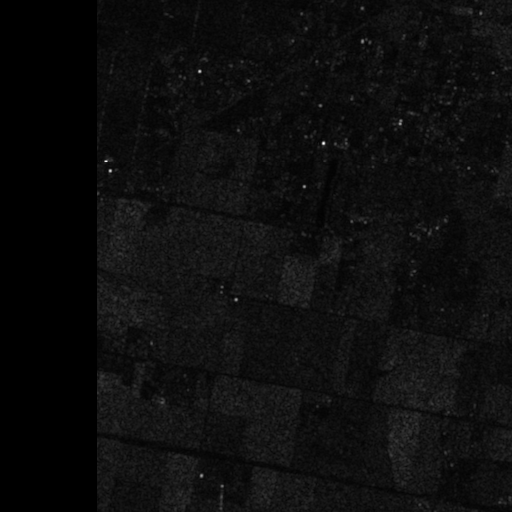
#> input picture datasets/optical_sar_test_pair/sentinel1_vv_512.tif, 512 x 512 px
$ python -i _pdf_helpers.py   (imports and definitions only)
#> lines starting #> are read from the running program, lines starting #| are printed output that depends on the picture
"""Internal helper utilities for SatQuery AI PDF report generation.

Provides robust Latin-1 text sanitization, aspect-ratio-preserving image insertion
(for single and side-by-side multi-modal layouts), styled tables, KPI badges,
confidence bars, and execution DAG pipeline flowcharts.
"""

from __future__ import annotations

import base64
import io
import os
import tempfile
import unicodedata
from typing import Any, Dict, List, Optional, Sequence, Tuple, Union

# ---------------------------------------------------------------------------
# Color constants (RGB tuples)
# ---------------------------------------------------------------------------
C_NAVY = (11, 36, 71)             # #0B2447 - Primary dark navy
C_BLUE = (21, 101, 192)           # #1565C0 - Accent blue
C_LIGHT_BLUE = (227, 242, 253)    # #E3F2FD - Soft blue background
C_SECTION_BG = (235, 241, 250)    # #EBF1FA - Section banner fill
C_SLATE_BG = (244, 247, 251)      # #F4F7FB - Card / Table fill
C_ZEBRA = (250, 252, 255)         # #FAFCFF - Alternate table row
C_BODY = (33, 37, 41)             # #212529 - Charcoal body text
C_MUTED = (108, 117, 125)         # #6C757D - Muted caption text
C_WHITE = (255, 255, 255)
C_LIGHT_BORDER = (218, 224, 233)  # #DAE0E9 - Border line
C_CARD_BORDER = (195, 207, 224)
C_SUCCESS_GREEN = (22, 130, 70)   # #168246 - Green indicator
C_WARN_AMBER = (217, 119, 6)      # #D97706 - Amber indicator
C_ERROR_RED = (185, 28, 28)       # #B91C1C - Red indicator


# ---------------------------------------------------------------------------
# Text sanitization (guarantees zero FPDFUnicodeEncodingException)
# ---------------------------------------------------------------------------

_UNICODE_REPLACEMENTS = {
    "\u203a": ">",
    "\u2039": "<",
    "\u2192": "->",
    "\u2190": "<-",
    "\u2193": "v",
    "\u2191": "^",
    "\u21d2": "=>",
    "\u2229": "&",
    "\u00b2": "^2",
    "\u00b3": "^3",
    "\u2022": "*",
    "\u00b7": "*",
    "\u25cf": "*",
    "\u2014": " - ",
    "\u2013": "-",
    "\u201c": '"',
    "\u201d": '"',
    "\u2018": "'",
    "\u2019": "'",
    "\u2026": "...",
    "\u2713": "[OK]",
    "\u2714": "[OK]",
    "\u2717": "[X]",
    "\u2718": "[X]",
    "\u00b0": " deg",
    "\u00b1": "+/-",
    "\u00d7": "x",
    "\u2265": ">=",
    "\u2264": "<=",
    "\u2260": "!=",
    "\u2248": "~=",
}


# [14 lines left out: function clean_text, not called in this run]


# ---------------------------------------------------------------------------
# Image utilities & Aspect-Ratio-Preserving Insertion
# ---------------------------------------------------------------------------

def _load_image_to_pil(img_src: Union[str, bytes]) -> Optional[Any]:
    """Load image from base64 string, byte stream, or local file path to a PIL RGB Image."""
    if not img_src:
        return None
    try:
        from PIL import Image as PILImage

        # 1. Byte stream
        if isinstance(img_src, bytes):
            im = PILImage.open(io.BytesIO(img_src))
            return im.convert("RGB")

        if not isinstance(img_src, str):
            return None

        # 2. Base64 data URI or raw base64 string
        b64_str = img_src
        if "," in b64_str and "base64" in b64_str:
            b64_str = b64_str.split(",", 1)[1]

        # Check if it's a valid existing file path first
        if os.path.exists(img_src) and os.path.isfile(img_src):
            ext = os.path.splitext(img_src)[1].lower()
            if ext in {".tif", ".tiff"}:
                # Handle GeoTIFF / Multi-spectral
                try:
                    import numpy as np
                    im = PILImage.open(img_src)
#> im is the input picture: PIL image 512x512 F; min 0, max 3788, mean 207.6
                    arr = np.array(im)
                    if arr.ndim == 3 and arr.shape[2] >= 3:
                        rgb = arr[:, :, :3]
                    elif arr.ndim == 2:
                        rgb = np.stack([arr] * 3, axis=-1)
                    else:
                        rgb = arr
                    # Normalize to 0-255 uint8
                    if rgb.dtype != np.uint8:
                        p2, p98 = np.percentile(rgb, 2), np.percentile(rgb, 98)
#> p2 = 0; p98 = 506
                        if p98 > p2:
                            rgb = np.clip((rgb - p2) / (p98 - p2) * 255.0, 0, 255).astype(np.uint8)
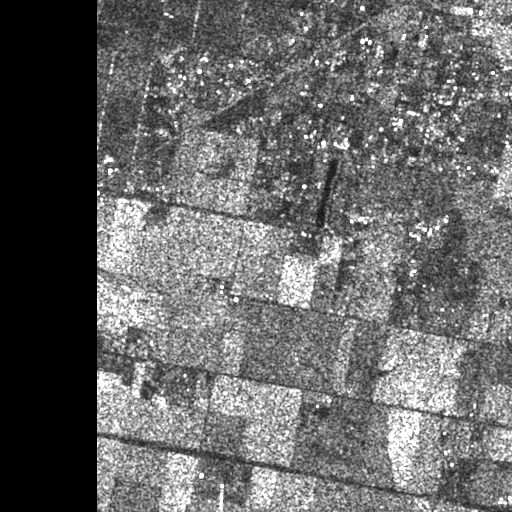
#> rgb: shape (512, 512, 3); min 0, max 255, mean 103.1
                        else:
                            rgb = np.clip(rgb, 0, 255).astype(np.uint8)
                    return PILImage.fromarray(rgb)
                except Exception:
                    pass

            im = PILImage.open(img_src)
            return im.convert("RGB")

        # Attempt Base64 decode
        try:
            raw_data = base64.b64decode(b64_str)
            im = PILImage.open(io.BytesIO(raw_data))
            return im.convert("RGB")
        except Exception:
            return None

    except Exception:
        return None


# [634 lines left out: functions insert_image_safe, insert_dual_images_side_by_side, section_title, callout_card, kv_table, two_column_kv_tables and 6 more, not called in this run]

>>> result = _load_image_to_pil('../../datasets/optical_sar_test_pair/sentinel1_vv_512.tif')
